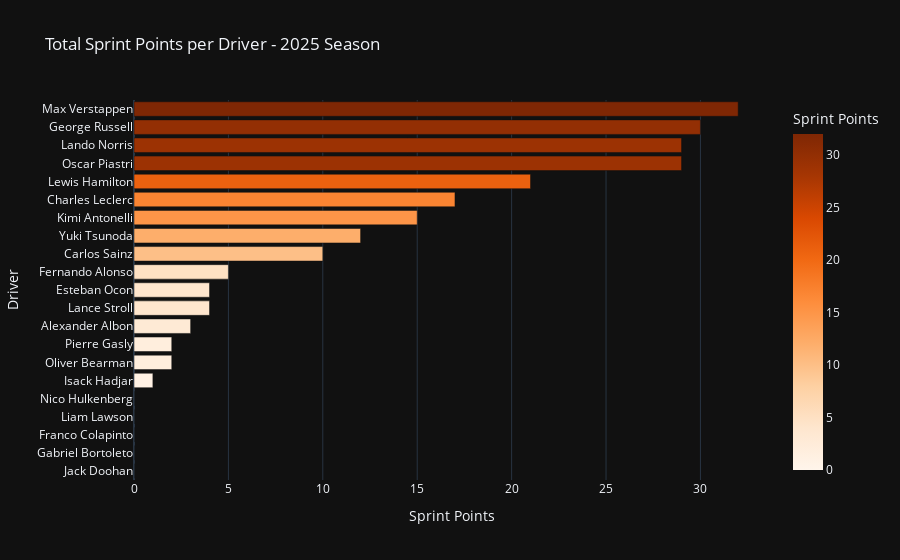

Notebook code cell kept with this figure:
### Markdown cell above
## 3. Sprint Points Analysis
Comprehensive analysis of sprint points accumulation by drivers and constructors.

### Code cell
# Driver Sprint Points Championship Standings
sprint_points = df_sprint.groupby('Driver')['Points'].sum().sort_values(ascending=False)

fig = px.bar(sprint_points.reset_index(name='Sprint Points'),
             x='Sprint Points', y='Driver', orientation='h',
             color='Sprint Points', color_continuous_scale='Oranges',
             title='Total Sprint Points per Driver - 2025 Season')
fig.update_layout(yaxis={'categoryorder':'total ascending'}, template='plotly_dark')
fig.show()

### Figure 1 — Plotly figure (JSON) as saved in the notebook; plotly's stock layout.template omitted (floating-point values rounded to 4 significant figures)
{"data": [{"alignmentgroup": "True", "hovertemplate": "Sprint Points=%{marker.color}<br>Driver=%{y}<extra></extra>", "legendgroup": "", "marker": {"color": [32, 30, 29, 29, 21, 17, 15, 12, 10, 5, 4, 4, 3, 2, 2, 1, 0, 0, 0, 0, 0], "coloraxis": "coloraxis", "pattern": {"shape": ""}}, "name": "", "offsetgroup": "", "orientation": "h", "showlegend": false, "textposition": "auto", "type": "bar", "x": [32, 30, 29, 29, 21, 17, 15, 12, 10, 5, 4, 4, 3, 2, 2, 1, 0, 0, 0, 0, 0], "xaxis": "x", "y": ["Max Verstappen", "George Russell", "Oscar Piastri", "Lando Norris", "Lewis Hamilton", "Charles Leclerc", "Kimi Antonelli", "Yuki Tsunoda", "Carlos Sainz", "Fernando Alonso", "Lance Stroll", "Esteban Ocon", "Alexander Albon", "Oliver Bearman", "Pierre Gasly", "Isack Hadjar", "Jack Doohan", "Gabriel Bortoleto", "Franco Colapinto", "Liam Lawson", "Nico Hulkenberg"], "yaxis": "y"}], "layout": {"barmode": "relative", "coloraxis": {"colorbar": {"title": {"text": "Sprint Points"}}, "colorscale": [[0, "rgb(255,245,235)"], [0.125, "rgb(254,230,206)"], [0.25, "rgb(253,208,162)"], [0.375, "rgb(253,174,107)"], [0.5, "rgb(253,141,60)"], [0.625, "rgb(241,105,19)"], [0.75, "rgb(217,72,1)"], [0.875, "rgb(166,54,3)"], [1, "rgb(127,39,4)"]]}, "legend": {"tracegroupgap": 0}, "title": {"text": "Total Sprint Points per Driver - 2025 Season"}, "xaxis": {"anchor": "y", "domain": [0, 1], "title": {"text": "Sprint Points"}}, "yaxis": {"anchor": "x", "categoryorder": "total ascending", "domain": [0, 1], "title": {"text": "Driver"}}}}
